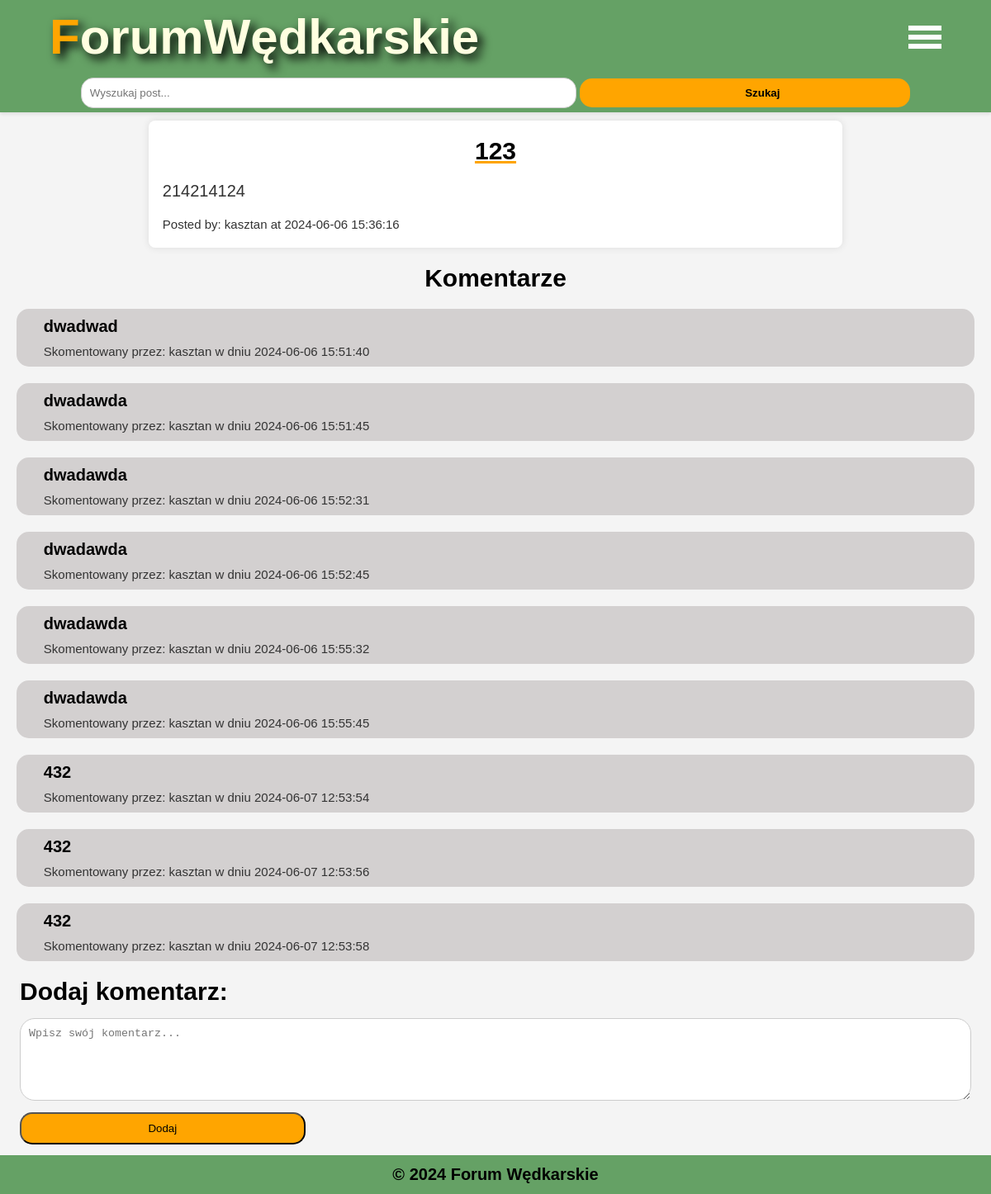
/posts/view_post.php?id=1 (signed in), run on the app's committed database.
### tables this page shows
CREATE TABLE `posts` (
  `id` int(11) NOT NULL,
  `title` varchar(255) NOT NULL,
  `content` text NOT NULL,
  `category` varchar(50) NOT NULL,
  `user_id` int(11) NOT NULL,
  `created_at` timestamp NOT NULL DEFAULT current_timestamp()
);

CREATE TABLE `users` (
  `id` int(11) NOT NULL,
  `username` varchar(50) NOT NULL,
  `password` varchar(255) NOT NULL,
  `email` varchar(100) NOT NULL
);

CREATE TABLE `comments` (
  `id` int(11) NOT NULL,
  `post_id` int(11) NOT NULL,
  `user_id` int(11) NOT NULL,
  `content` text NOT NULL,
  `created_at` timestamp NOT NULL DEFAULT current_timestamp()
);

### posts/view_post.php (the view, shortened to what this page needs)
<?php
require_once '../includes/db.php';
include '../includes/header.php';
$post_id = $_GET['id'];
$sql_post = "SELECT posts.*, users.username FROM posts JOIN users ON posts.user_id = users.id WHERE posts.id = ?";
$stmt_post = $conn->prepare($sql_post);
$stmt_post->bind_param("i", $post_id);
$stmt_post->execute();
$result_post = $stmt_post->get_result();
$row_post = $result_post->fetch_assoc();
if ($result_post->num_rows === 0) {
    echo "Post not found.";
} else {
    echo "<div class='post'>";
    echo "<h2 class='comend-title'>" . $row_post['title'] . "</h2>";
    echo "<p class='post-content'>" . $row_post['content'] . "</p>";
    echo "<p class='post-username'>Posted by: " . $row_post['username'] . " at " . $row_post['created_at'] . "</p>";
    echo "</div>";
    echo "<h3 class='comments-title'>Komentarze</h3>";
    $sql_comments = "SELECT comments.*, users.username FROM comments JOIN users ON comments.user_id = users.id WHERE post_id = ?";
    $stmt_comments = $conn->prepare($sql_comments);
    $stmt_comments->bind_param("i", $post_id);
    $stmt_comments->execute();
    $result_comments = $stmt_comments->get_result();
    if ($result_comments->num_rows > 0) {
        while ($row_comment = $result_comments->fetch_assoc()) {
            echo "<div class='comment'>";
            echo "<p class='comment-content'>" . $row_comment['content'] . "</p>";
            echo "<p class='post-username'>Skomentowany przez: " . $row_comment['username'] . " w dniu " . $row_comment['created_at'] . "</p>";
            echo "</div>";
        }
    } else {
        echo "<p class='comment-null'>Brak komentarzy</p>";
    }
    if (isset($_SESSION['loggedin']) && $_SESSION['loggedin'] === true) {
        echo "<div class='comment-form'>";
        echo "<h3>Dodaj komentarz:</h3>";
        echo "<form action='' method='post'>";
        echo "<textarea name='comment_content' placeholder='Wpisz swój komentarz...' rows='4' cols='50'></textarea><br>";
        echo "<input type='submit' value='Dodaj' class='add-commend'>";
        echo "</form>";
        echo "</div>";
    } else {
        echo "<p>Please <a href='login.php'>login</a> to add a comment.</p>";
    }
}
include '../includes/footer.php';
?>

### css/style.css (style rules this page uses)
* { margin: 0; padding: 0; box-sizing: border-box; }
body { font-family: Arial, sans-serif; background-color: #f4f4f4; margin: 0; padding: 0; }
form input[type="text"], form input[type="password"], form textarea, form select { width: 100%; padding: 10px; margin: 5px 0 5px 0; border-radius: 18px; border: 1px solid #ccc; }
.post { background: #fff; width: 70%; margin-left: auto; margin-right: auto; padding-top: 20px; padding-bottom: 20px; margin-bottom: 10px; box-shadow: 0 0 10px rgba(0,0,0,0.1); border-radius: 8px; }
.comend-title { text-decoration: none; font-size: 30px; font-weight: bold; color: black; text-transform: uppercase; text-align: center; margin-bottom: 20px; text-decoration: underline; text-decoration-color: #FFA500; }
.post-username { font-size: 15px; margin-left: 2%; color: #333; }
.post-content { margin-bottom: 20px; margin-left: 2%; font-size: 20px; color: #333; }
.comment { padding: 10px; margin-bottom: 10px; background: #d3d0d0; margin: 20px; border-radius: 15px; }
.add-commend { width: 30%; text-align: center; padding: 10px; border-radius: 15px; background-color: #FFA500; transition: 0.5s; margin-bottom: 50px; cursor: pointer; }
.comment-form { margin-top: 20px; margin-left: 2%; margin-right: 2%; }
.comment-form h3 { font-size: 30px; margin-bottom: 10px; }
.comment-content { margin-left: 2%; font-size: 20px; font-weight: 600; margin-bottom: 10px; }
.comment-form { margin-bottom: 50px; margin-bottom: 10px; }
.comment-form textarea { width: 100%; height: 100px; margin-bottom: 10px; }
.comments-title { text-align: center; margin-top: 20px; font-size: 30px; font-weight: bold; }

### data on the page
posts: title "123", content "214214124", user.username "kasztan", created_at "2024-06-06 15:36:16"
comments: content "dwadwad", user.username "kasztan", created_at "2024-06-06 15:51:40"
comments: content "dwadawda", user.username "kasztan", created_at "2024-06-06 15:51:45"
comments: content "dwadawda", user.username "kasztan", created_at "2024-06-06 15:52:31"
comments: content "dwadawda", user.username "kasztan", created_at "2024-06-06 15:52:45"
comments: content "dwadawda", user.username "kasztan", created_at "2024-06-06 15:55:32"
comments: content "dwadawda", user.username "kasztan", created_at "2024-06-06 15:55:45"
comments: content "432", user.username "kasztan", created_at "2024-06-07 12:53:54"
comments: content "432", user.username "kasztan", created_at "2024-06-07 12:53:56"
comments: content "432", user.username "kasztan", created_at "2024-06-07 12:53:58"
